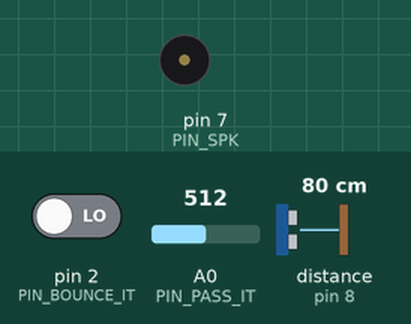
The sketch below on a simulated Arduino Uno, built with avr-gcc and run on an emulated ATmega328P. Parts: buzzer (waves = sounding). The inputs (shaded band) are chosen by the test bench; at power-on: pin 2 (PIN_BOUNCE_IT) LOW, A0 (PIN_PASS_IT) = 512, distance to the obstacle (sensor on pin 8) 80 cm. The echo pulse lasts 58.3 µs per cm.

Above: at 1.2 s.
1.3 s: pin 2 (PIN_BOUNCE_IT) driven HIGH
At 1.8 s:
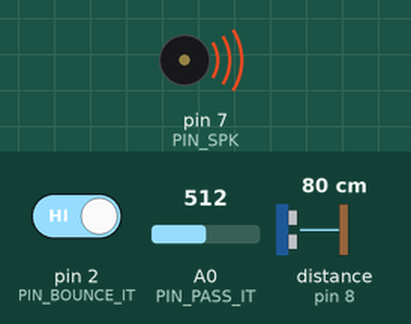
Timing chart, 0 to 4.3 s (numbered marks = the images above; inputs shaded):
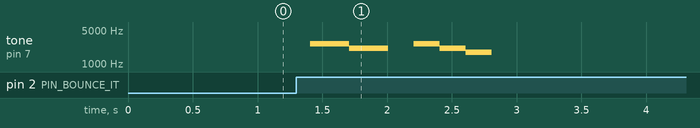

The sketch:

bop-it.ino
```cpp
#define PIN_PASS_IT A0
#define PIN_BOUNCE_IT 2
#define PIN_DUNK_ECHO 8
#define PIN_DUNK_TRIG 9
#define PIN_SPK 7

#define PIN_7SEG_ONES 7
#define PIN_7SEG_TENS 4
#define PIN_7SEG_INHIBIT A1
#define PIN_RGB_R 3
#define PIN_RGB_G 5
#define PIN_RGB_B 6

// DUNK_ECHO_MAX_WAIT and LOOP_WAIT_MS should ideally be both prime and relatively prime to improve random number generation method
#define PASS_IT_THRESHOLD 5
#define DUNK_ECHO_MAX_WAIT_MS 4027
#define LOOP_WAIT_MS 103
#define DUNK_PROX_CM 4

#define ACTION_PASS_IT 0
#define ACTION_BOUNCE_IT 1
#define ACTION_DUNK_IT 2

#define NOTE_C7 2093
#define NOTE_E7 2637
#define NOTE_A6 1760

int pass_it_prev;
int bounce_it_prev;

int current_score = 0;
unsigned current_time_interval_ms = 10000;
unsigned total_attempts = 0;

void setup() {
  pinMode(PIN_PASS_IT, INPUT);
  pinMode(PIN_BOUNCE_IT, INPUT);
  pinMode(PIN_DUNK_ECHO, INPUT);
  pinMode(PIN_DUNK_TRIG, OUTPUT);

  pass_it_prev = readPassIt();
  bounce_it_prev = readBounceIt();

  digitalWrite(PIN_7SEG_INHIBIT, LOW);
}

int readPassIt() {
  return map(analogRead(PIN_PASS_IT), 91, 1022, 1, 100);
}

int readBounceIt() {
  return digitalRead(PIN_BOUNCE_IT);
}

inline void sendProxPulse() {
  digitalWrite(PIN_DUNK_TRIG, HIGH);
  delayMicroseconds(10);
  digitalWrite(PIN_DUNK_TRIG, LOW);
}

inline unsigned long waitProxPulse() {
  return pulseIn(PIN_DUNK_ECHO, HIGH, DUNK_ECHO_MAX_WAIT_MS);
}

bool didPassIt(int prev_value, int next_value) {
  return abs(next_value - prev_value) > PASS_IT_THRESHOLD;
}

bool didBounceIt(int prev_value, int next_value) {
  return (prev_value == 0) && (next_value == 1);
}

bool didDunkIt(int duration_us) {
  return (0.017 * duration_us) < DUNK_PROX_CM;
}

inline unsigned getNextAction() {
  return millis() % 3;
}

inline int nextInterval(unsigned total_attempts) {
  return 10 - 0.09 * total_attempts;
}

enum GameState {
  WaitingToStart,
  GameLoopInitial,
  GameLoop,
  ShowingFinalScore,
  SuccessfulAttempt,
  UnsuccessfulAttempt
};

GameState game_state = WaitingToStart;

unsigned current_action = ACTION_BOUNCE_IT;

void game_waiting() {
  int bounce_it_current = readBounceIt();
  if(didBounceIt(bounce_it_prev, bounce_it_current)) {
    game_state = GameState::GameLoopInitial;
    bounce_it_prev = bounce_it_current;
  }
  bounce_it_prev = bounce_it_current;
}

void game_initialize() {
  current_action = getNextAction();
  game_state = GameState::GameLoop;
}

void game_main() {
  sendProxPulse();
  unsigned long duration_us = waitProxPulse();

  unsigned long waited_ms = 0;
  if(duration_us == 0) // Waited full time
    waited_ms = DUNK_ECHO_MAX_WAIT_MS;
  else
    waited_ms = duration_us / 1000.0;

  if(waited_ms < LOOP_WAIT_MS)
    delay(LOOP_WAIT_MS - waited_ms);

  int pass_it_current = readPassIt();
  int bounce_it_current = readBounceIt();

  if(didPassIt(pass_it_prev, pass_it_current)) {
    if(current_action != ACTION_PASS_IT)
      game_state = GameState::UnsuccessfulAttempt;
    else
      game_state = GameState::SuccessfulAttempt;
  }

  if(didBounceIt(bounce_it_prev, bounce_it_current)) {
    if(current_action != ACTION_BOUNCE_IT)
      game_state = GameState::UnsuccessfulAttempt;
    else
      game_state = GameState::SuccessfulAttempt;
  }

  if(didDunkIt(duration_us)) {
    if(current_action != ACTION_DUNK_IT)
      game_state = GameState::UnsuccessfulAttempt;
    else
      game_state = GameState::SuccessfulAttempt;
  }

  pass_it_prev = pass_it_current;
  bounce_it_prev = bounce_it_current;
  delay(LOOP_WAIT_MS);
}

void game_successful() {
  digitalWrite(PIN_RGB_G, HIGH);
  tone(PIN_SPK, NOTE_C7, 300);
  delay(300);
  tone(PIN_SPK, NOTE_E7, 500);
  delay(500);
  noTone(PIN_SPK);
  digitalWrite(PIN_RGB_G, LOW);

  if(current_score % 10 == 9) {
    digitalWrite(PIN_7SEG_TENS, HIGH);
    delay(100);
    digitalWrite(PIN_7SEG_TENS, LOW);
  }

  digitalWrite(PIN_7SEG_ONES, HIGH);
  delay(100);
  digitalWrite(PIN_7SEG_ONES, LOW);
}

void game_unsuccessful() {
  digitalWrite(PIN_RGB_R, HIGH);
  tone(PIN_SPK, NOTE_E7, 500);
  delay(300);
  tone(PIN_SPK, NOTE_C7, 300);
  delay(500);
  noTone(PIN_SPK);
  digitalWrite(PIN_RGB_R, LOW);

  game_state = GameState::ShowingFinalScore;
}

void show_score() {
  digitalWrite(PIN_RGB_R, HIGH);
  tone(PIN_SPK, NOTE_E7, 200);
  delay(200);
  tone(PIN_SPK, NOTE_C7, 200);
  delay(200);
  tone(PIN_SPK, NOTE_A6, 200);
  delay(200);
  noTone(PIN_SPK);
  digitalWrite(PIN_RGB_R, LOW);

  game_state = GameState::WaitingToStart;
}

void loop() {
  switch(game_state) {
    case GameState::WaitingToStart:
      game_waiting();
      break;
    case GameState::GameLoopInitial:
      game_initialize();
      break;
    case GameState::GameLoop:
      game_main();
      break;
    case GameState::SuccessfulAttempt:
      game_successful();
      break;
    case GameState::UnsuccessfulAttempt:
      game_unsuccessful();
      break;
    case GameState::ShowingFinalScore:
      show_score();
      break;
  }
}
```

Measured:
- after the input at 1.3 s, tone on pin 7 (PIN_SPK): plays 2637 Hz for 0.30 s, 2093 Hz for 0.30 s, 2637 Hz for 0.20 s, 2093 Hz for 0.20 s, 1760 Hz for 0.20 s, starting after 0.11 s
